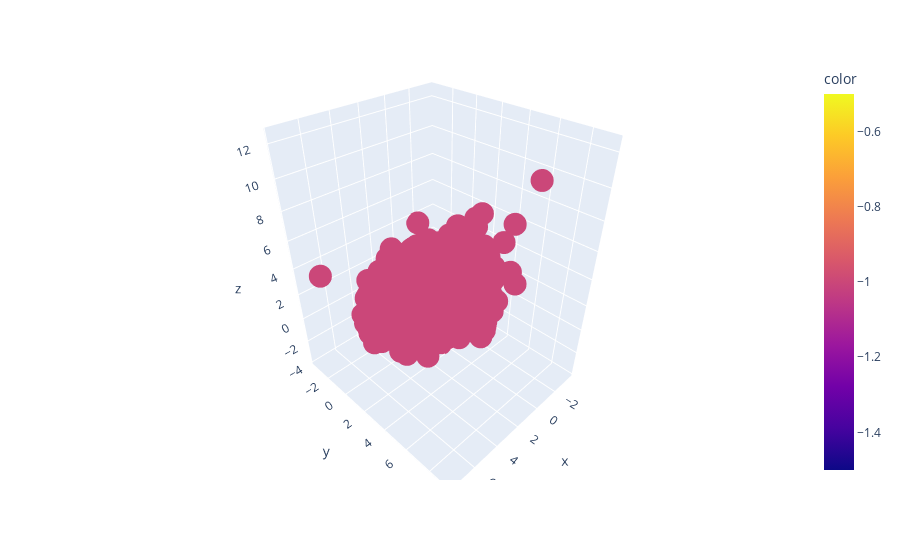

The notebook cell this image was saved under:
### Code cell
fig = px.scatter_3d(X, x='x', y='y', z='z',color=db.labels_)
fig.show()

### Figure 1 — Plotly figure (JSON) as saved in the notebook; plotly's stock layout.template omitted (floating-point values rounded to 4 significant figures; data arrays with more than 128 entries replaced by an {"elided": "..."} marker saying what was removed)
{"data": [{"hovertemplate": "x=%{x}<br>y=%{y}<br>z=%{z}<br>color=%{marker.color}<extra></extra>", "legendgroup": "", "marker": {"color": {"elided": "9947 int values"}, "coloraxis": "coloraxis", "symbol": "circle"}, "mode": "markers", "name": "", "scene": "scene", "showlegend": false, "type": "scatter3d", "x": {"elided": "9947 float values"}, "y": {"elided": "9947 float values"}, "z": {"elided": "9947 float values"}}], "layout": {"coloraxis": {"colorbar": {"title": {"text": "color"}}, "colorscale": [[0, "#0d0887"], [0.1111, "#46039f"], [0.2222, "#7201a8"], [0.3333, "#9c179e"], [0.4444, "#bd3786"], [0.5556, "#d8576b"], [0.6667, "#ed7953"], [0.7778, "#fb9f3a"], [0.8889, "#fdca26"], [1, "#f0f921"]]}, "legend": {"tracegroupgap": 0}, "margin": {"t": 60}, "scene": {"domain": {"x": [0, 1], "y": [0, 1]}, "xaxis": {"title": {"text": "x"}}, "yaxis": {"title": {"text": "y"}}, "zaxis": {"title": {"text": "z"}}}}}
